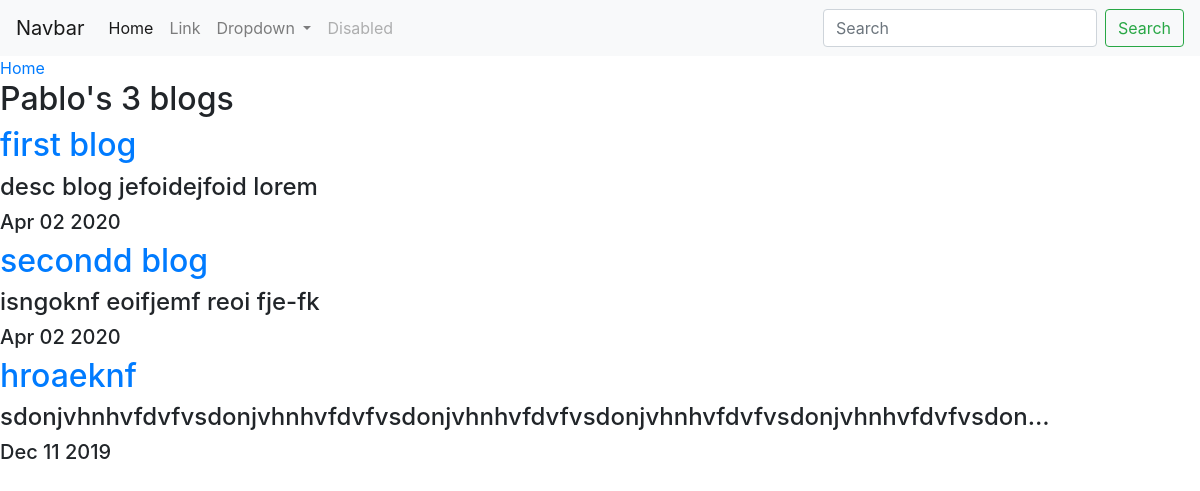
Screenshot of /blog/ with the database file from the repository.
### blog/models.py (models this page shows, shortened)
class Blog(models.Model):
    title = models.CharField(max_length=100)
    description = models.TextField()
    date = models.DateField()

### blog/views.py (the view)
# urls.py: path('',views.all_blogs,name='all_blogs'),
def all_blogs(request):
    blogs = Blog.objects.order_by('-date')
    return render(request,'blog/all_blogs.html',{'blogs':blogs})

### blog/templates/blog/all_blogs.html
{% extends 'portfolio/base.html' %}
{% block content %}{% load static %}
<a href = " {% url 'home' %}">Home</a>
<h2>Pablo's {{ blogs.count }} blog{{ blogs.count | pluralize }}</h2>
{% for blog in blogs %}
    <a href = "{% url 'blog:detail' blog.id %}" ><h2>{{ blog.title }}</h3></a>
    <h4>{{ blog.description|truncatechars:80 }}</h4>
    <h5>{{ blog.date | date:' M d Y' }}</h5>
{% endfor %}
{% endblock %}

### rows the page displays
Blog: title "first blog", description "desc blog jefoidejfoid lorem", date "Apr 02 2020"
Blog: title "secondd blog", description "isngoknf eoifjemf reoi fje-fk", date "Apr 02 2020"
Blog: title "hroaeknf", description "sdonjvhnhvfdvfvsdonjvhnhvfdvfvsdonjvhnhvfdvfvsdonjvhnhvfdvfvsdonjvhnhvfdvfvsdon…", date "Dec 11 2019"

### other values shown
{{ blogs.count }} "3"
{{ blogs.count | pluralize }} "s"
